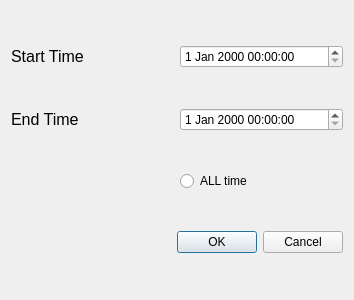
<?xml version="1.0" encoding="UTF-8"?>
<ui version="4.0">
 <class>Dialog</class>
 <widget class="QDialog" name="Dialog">
  <property name="geometry">
   <rect>
    <x>0</x>
    <y>0</y>
    <width>354</width>
    <height>300</height>
   </rect>
  </property>
  <property name="windowTitle">
   <string>Dialog</string>
  </property>
  <property name="styleSheet">
   <string notr="true">background-image: url(:/wallpaper/wallpaper-1.jpg);</string>
  </property>
  <layout class="QGridLayout" name="gridLayout">
   <item row="2" column="2">
    <widget class="QLabel" name="Endlabel">
     <property name="font">
      <font>
       <pointsize>12</pointsize>
      </font>
     </property>
     <property name="text">
      <string>End Time</string>
     </property>
    </widget>
   </item>
   <item row="0" column="2">
    <widget class="QLabel" name="Startlab">
     <property name="font">
      <font>
       <pointsize>12</pointsize>
      </font>
     </property>
     <property name="text">
      <string>Start Time</string>
     </property>
    </widget>
   </item>
   <item row="2" column="3">
    <widget class="QDateTimeEdit" name="enddttime"/>
   </item>
   <item row="4" column="2" colspan="2">
    <widget class="QDialogButtonBox" name="buttonBox">
     <property name="orientation">
      <enum>Qt::Horizontal</enum>
     </property>
     <property name="standardButtons">
      <set>QDialogButtonBox::Cancel|QDialogButtonBox::Ok</set>
     </property>
    </widget>
   </item>
   <item row="0" column="3">
    <widget class="QDateTimeEdit" name="stdatetime"/>
   </item>
   <item row="3" column="3">
    <widget class="QRadioButton" name="Alltime">
     <property name="text">
      <string>ALL time</string>
     </property>
    </widget>
   </item>
  </layout>
 </widget>
 <resources>
  <include location="image.qrc"/>
 </resources>
 <connections>
  <connection>
   <sender>buttonBox</sender>
   <signal>accepted()</signal>
   <receiver>Dialog</receiver>
   <slot>accept()</slot>
   <hints>
    <hint type="sourcelabel">
     <x>248</x>
     <y>254</y>
    </hint>
    <hint type="destinationlabel">
     <x>157</x>
     <y>274</y>
    </hint>
   </hints>
  </connection>
  <connection>
   <sender>buttonBox</sender>
   <signal>rejected()</signal>
   <receiver>Dialog</receiver>
   <slot>reject()</slot>
   <hints>
    <hint type="sourcelabel">
     <x>316</x>
     <y>260</y>
    </hint>
    <hint type="destinationlabel">
     <x>286</x>
     <y>274</y>
    </hint>
   </hints>
  </connection>
 </connections>
</ui>
